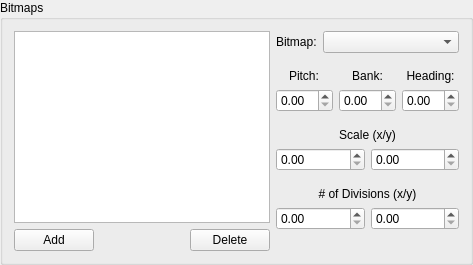
      <widget class="QGroupBox" name="groupBox">
       <property name="title">
        <string>Bitmaps</string>
       </property>
       <layout class="QHBoxLayout" name="horizontalLayout_3" stretch="1,0">
        <item>
         <layout class="QGridLayout" name="gridLayout">
          <item row="1" column="0">
           <widget class="QPushButton" name="pushButton">
            <property name="text">
             <string>Add</string>
            </property>
           </widget>
          </item>
          <item row="0" column="0" colspan="3">
           <widget class="QListWidget" name="listWidget"/>
          </item>
          <item row="1" column="2">
           <widget class="QPushButton" name="pushButton_2">
            <property name="text">
             <string>Delete</string>
            </property>
           </widget>
          </item>
          <item row="1" column="1">
           <spacer name="verticalSpacer_5">
            <property name="orientation">
             <enum>Qt::Horizontal</enum>
            </property>
            <property name="sizeHint" stdset="0">
             <size>
              <width>40</width>
              <height>20</height>
             </size>
            </property>
           </spacer>
          </item>
         </layout>
        </item>
        <item>
         <layout class="QVBoxLayout" name="verticalLayout" stretch="0,0,0,0,0,0,0,1">
          <item>
           <layout class="QFormLayout" name="formLayout">
            <item row="0" column="0">
             <widget class="QLabel" name="label_6">
              <property name="text">
               <string>Bitmap:</string>
              </property>
             </widget>
            </item>
            <item row="0" column="1">
             <widget class="QComboBox" name="comboBox_2"/>
            </item>
           </layout>
          </item>
          <item>
           <spacer name="verticalSpacer_4">
            <property name="orientation">
             <enum>Qt::Vertical</enum>
            </property>
            <property name="sizeHint" stdset="0">
             <size>
              <width>20</width>
              <height>10</height>
             </size>
            </property>
           </spacer>
          </item>
          <item>
           <layout class="QGridLayout" name="gridLayout_2">
            <item row="0" column="0" alignment="Qt::AlignHCenter">
             <widget class="QLabel" name="label">
              <property name="text">
               <string>Pitch:</string>
              </property>
              <property name="alignment">
               <set>Qt::AlignCenter</set>
              </property>
             </widget>
            </item>
            <item row="0" column="1" alignment="Qt::AlignHCenter">
             <widget class="QLabel" name="label_2">
              <property name="text">
               <string>Bank:</string>
              </property>
              <property name="alignment">
               <set>Qt::AlignCenter</set>
              </property>
             </widget>
            </item>
            <item row="0" column="2">
             <widget class="QLabel" name="label_3">
              <property name="text">
               <string>Heading:</string>
              </property>
              <property name="alignment">
               <set>Qt::AlignCenter</set>
              </property>
             </widget>
            </item>
            <item row="1" column="0">
             <widget class="QDoubleSpinBox" name="doubleSpinBox"/>
            </item>
            <item row="1" column="1">
             <widget class="QDoubleSpinBox" name="doubleSpinBox_2"/>
            </item>
            <item row="1" column="2">
             <widget class="QDoubleSpinBox" name="doubleSpinBox_3"/>
            </item>
           </layout>
          </item>
          <item>
           <spacer name="verticalSpacer_2">
            <property name="orientation">
             <enum>Qt::Vertical</enum>
            </property>
            <property name="sizeHint" stdset="0">
             <size>
              <width>20</width>
              <height>10</height>
             </size>
            </property>
           </spacer>
          </item>
          <item>
           <layout class="QGridLayout" name="gridLayout_3">
            <item row="0" column="0" colspan="2">
             <widget class="QLabel" name="label_4">
              <property name="text">
               <string>Scale (x/y)</string>
              </property>
              <property name="alignment">
               <set>Qt::AlignCenter</set>
              </property>
             </widget>
            </item>
            <item row="1" column="0">
             <widget class="QDoubleSpinBox" name="doubleSpinBox_4"/>
            </item>
            <item row="1" column="1">
             <widget class="QDoubleSpinBox" name="doubleSpinBox_5"/>
            </item>
           </layout>
          </item>
          <item>
           <spacer name="verticalSpacer_3">
            <property name="orientation">
             <enum>Qt::Vertical</enum>
            </property>
            <property name="sizeHint" stdset="0">
             <size>
              <width>20</width>
              <height>10</height>
             </size>
            </property>
           </spacer>
          </item>
          <item>
           <layout class="QGridLayout" name="gridLayout_4">
            <item row="0" column="0" colspan="2">
             <widget class="QLabel" name="label_5">
              <property name="text">
               <string># of Divisions (x/y)</string>
              </property>
              <property name="alignment">
               <set>Qt::AlignCenter</set>
              </property>
             </widget>
            </item>
            <item row="1" column="0">
             <widget class="QDoubleSpinBox" name="doubleSpinBox_6"/>
            </item>
            <item row="1" column="1">
             <widget class="QDoubleSpinBox" name="doubleSpinBox_7"/>
            </item>
           </layout>
          </item>
          <item>
           <spacer name="verticalSpacer">
            <property name="orientation">
             <enum>Qt::Vertical</enum>
            </property>
            <property name="sizeHint" stdset="0">
             <size>
              <width>20</width>
              <height>10</height>
             </size>
            </property>
           </spacer>
          </item>
         </layout>
        </item>
       </layout>
      </widget>
